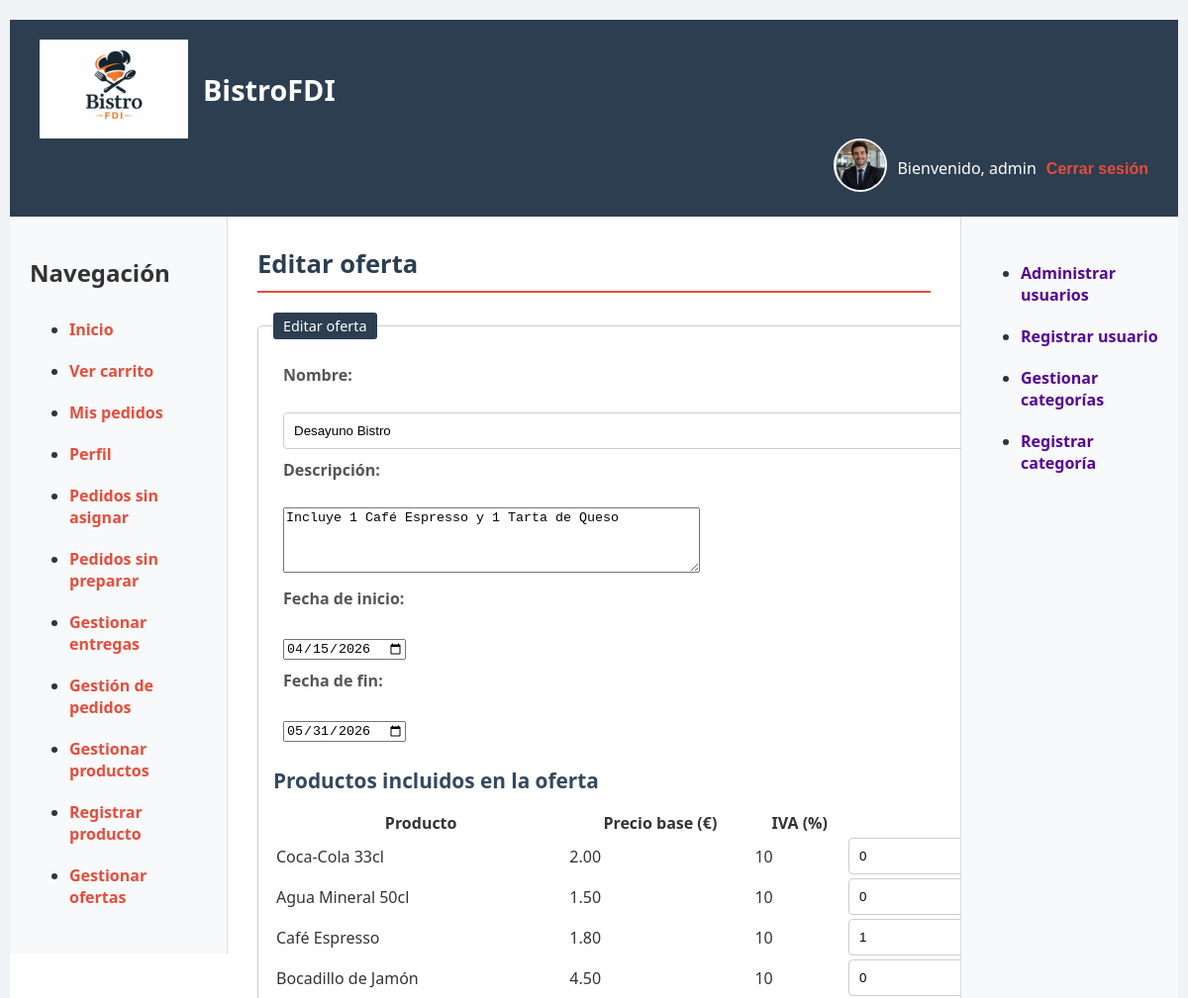
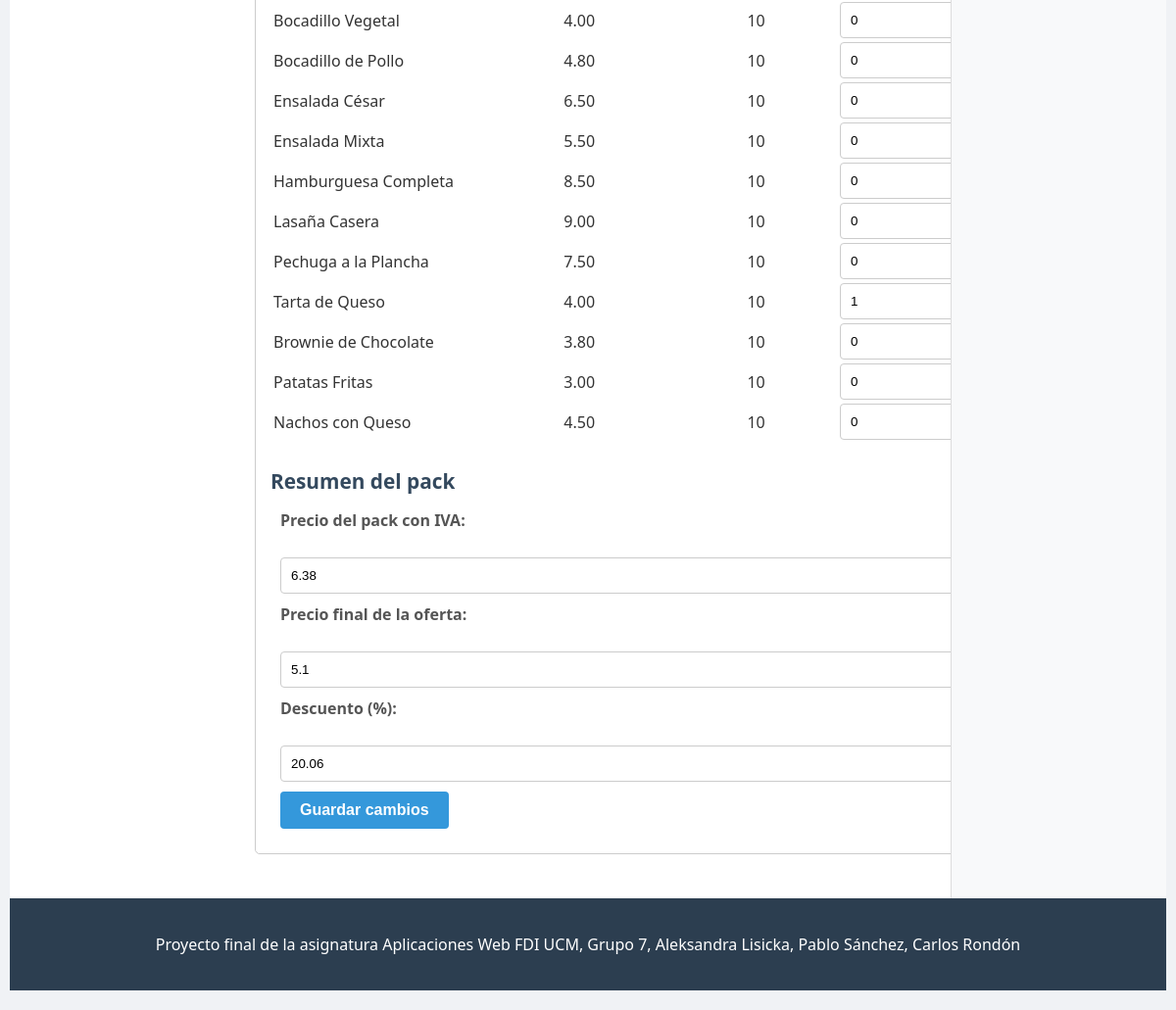
The app's page /ofertas/editarOferta.php?id=1 (signed in) with its own data (2 pictures, top to bottom).
### tables this page shows
CREATE TABLE `ofertas` (
  `id` int(11) NOT NULL AUTO_INCREMENT,
  `nombre` varchar(100) NOT NULL,
  `descripcion` text,
  `fechaInicio` date NOT NULL,
  `fechaFin` date NOT NULL,
  `descuento` decimal(5,2) NOT NULL,
  `activa` tinyint(1) NOT NULL DEFAULT 1,
  `activo` tinyint(1) NOT NULL DEFAULT 1,
  PRIMARY KEY (`id`)
);

CREATE TABLE `productos` (
  `id` int(11) NOT NULL AUTO_INCREMENT,
  `nombreProd` varchar(150) NOT NULL,
  `descripcion` text NOT NULL,
  `categoria_id` int(11) DEFAULT NULL,
  `precio` decimal(10,2) NOT NULL,
  `iva` TINYINT NOT NULL,
  `stock` int(11) DEFAULT 0,
  `disponible` tinyint(1) DEFAULT 1,
  `ofertado` tinyint(1) DEFAULT 0,
  `activo` tinyint(1) NOT NULL DEFAULT 1,
  `rutaImg` varchar(255) DEFAULT NULL,
  `fechaCreacion` datetime DEFAULT current_timestamp(),
  PRIMARY KEY (`id`),
  KEY `categoria_id` (`categoria_id`),
  CONSTRAINT `fk_productos_categoria`
    FOREIGN KEY (`categoria_id`)
    REFERENCES `categorias` (`id`)
    ON DELETE SET NULL
    ON UPDATE CASCADE
);

### includes/clases/productos/Producto.php (called while the page is built, shortened)
<?php
class Producto {
    private $id;
    private $nombreProd;
    private $precio;
    private $iva;
    public function __construct($id, $nombreProd, $descripcion, $categoria_id, $precio, $iva, $stock, $disponible, $ofertado, $rutaImagen = null, $fechaCreacion) {
        $this->id = $id;
        $this->nombreProd = $nombreProd;
        $this->precio = $precio;
        $this->iva = $iva;
    }
    public function getId() {
        return $this->id;
    }
    public function getNombreProd() {
        return $this->nombreProd;
    }
    public function getPrecio() {
        return $this->precio;
    }
    public function getIva() {
        return $this->iva;
    }
    public static function listar($categoria) {
        $conn = Aplicacion::getInstance()->getConexionBd();
        if($categoria === 'Todos' || $categoria === '') {
            $sql = sprintf("SELECT p.*
                FROM productos p
                JOIN categorias c ON c.id = p.categoria_id
                WHERE p.activo = 1 AND c.activo = 1
                GROUP BY p.id
                ORDER BY c.nombre
                ");
        }
        $rs = $conn->query($sql);
        $productos = [];
        if ($rs) {
            while ($fila = $rs->fetch_assoc()) {
                $productos[] = new Producto(
                    $fila['id'],
                    $fila['nombreProd'],
                    $fila['descripcion'],
                    $fila['categoria'] ?? null,
                    $fila['precio'],
                    $fila['iva'],
                    $fila['stock'],
                    $fila['disponible'],
                    $fila['ofertado'],
                    $fila['rutaImg'],
                    null
                );
            }
        }
        return $productos;
    }
}

### includes/clases/ofertas/Oferta.php (called while the page is built, shortened)
<?php
class Oferta {
    private $idOferta;
    private $nombre;
    private $fechaInicio;
    private $fechaFin;
    private $descuento;
    public function __construct($idOferta, $nombre, $descripcion, $fechaInicio, $fechaFin, $descuento, $activa = 1) {
        $this->idOferta = $idOferta;
        $this->nombre = $nombre;
        $this->fechaInicio = $fechaInicio;
        $this->fechaFin = $fechaFin;
        $this->descuento = $descuento;
    }
    public function getNombre() {
        return $this->nombre;
    }
    public function getFechaInicio() {
        return $this->fechaInicio;
    }
    public function getFechaFin() {
        return $this->fechaFin;
    }
    public static function buscaOferta($idOferta) {
        $conn = Aplicacion::getInstance()->getConexionBd();
        $query = sprintf(
            "SELECT * FROM ofertas WHERE id = %d AND activo = 1",
            (int)$idOferta
        );
        $rs = $conn->query($query);
        if ($rs && $rs->num_rows > 0) {
            $fila = $rs->fetch_assoc();
            $oferta = new Oferta(
                $fila['id'],
                $fila['nombre'],
                $fila['descripcion'],
                $fila['fechaInicio'],
                $fila['fechaFin'],
                $fila['descuento'],
                $fila['activa']
            );
            return $oferta;
        }
        return null;
    }
    public static function productosOferta($idOferta) {
        $conn = Aplicacion::getInstance()->getConexionBd();
        $query = sprintf(
            "SELECT op.producto_id, op.cantidad, p.nombreProd, p.precio, p.iva
             FROM oferta_productos op
             JOIN productos p ON p.id = op.producto_id
             WHERE op.oferta_id = %d
             ORDER BY p.nombreProd ASC",
            (int)$idOferta
        );
        $rs = $conn->query($query);
        $productos = [];
        if ($rs) {
            while ($fila = $rs->fetch_assoc()) {
                $productos[] = $fila;
            }
        }
        return $productos;
    }
    public function getProductos() {
        return self::productosOferta($this->idOferta);
    }
    public function precioPackConIva() {
        $productos = self::productosOferta($this->idOferta);
        $total = 0;
        foreach ($productos as $producto) {
            $precio = (float)$producto['precio'];
            $iva = (int)$producto['iva'];
            $cantidad = (int)$producto['cantidad'];
            $precioConIva = $precio * (1 + ($iva / 100));
            $total += $precioConIva * $cantidad;
        }
        return round($total, 2);
    }
    public function ahorroOferta() {
        $precioBase = $this->precioPackConIva();
        $descuento = (float)$this->descuento;
        return round($precioBase * ($descuento / 100), 2);
    }
    public function precioFinalOferta() {
        return round($this->precioPackConIva() - $this->ahorroOferta(), 2);
    }
}

### includes/clases/ofertas/FormularioEditarOferta.php (the view, shortened to what this page needs)
<?php
class FormularioEditarOferta extends Formulario
{
    private $idOferta;
    private $oferta;
    public function __construct($idOferta)
    {
        $this->idOferta = (int)$idOferta;
        $this->oferta = Oferta::buscaOferta($this->idOferta);
    }
    protected function generaCamposFormulario(&$datos)
    {
        $nombre = htmlspecialchars($datos['nombre'] ?? $this->oferta->getNombre());
        $descripcion = htmlspecialchars($datos['descripcion'] ?? $this->oferta->getDescripcion());
        $fechaInicio = htmlspecialchars($datos['fechaInicio'] ?? $this->oferta->getFechaInicio());
        $fechaFin = htmlspecialchars($datos['fechaFin'] ?? $this->oferta->getFechaFin());
        $descuento = htmlspecialchars($datos['descuento'] ?? $this->oferta->getDescuento());
        $precioFinal = htmlspecialchars($datos['precioFinal'] ?? $this->oferta->precioFinalOferta());
        $productosOferta = $this->oferta->getProductos();
        $cantidadesActuales = [];
        foreach ($productosOferta as $productoOferta) {
            $cantidadesActuales[(int)$productoOferta['producto_id']] = (int)$productoOferta['cantidad'];
        }
        $urlOferta = Aplicacion::getInstance()->resuelve('/comprobarOferta.php');
        $urlOfertaJs = json_encode($urlOferta);
        $ofertaIdJs = json_encode($this->idOferta);
        $productos = Producto::listar('Todos');
        $filasProductos = '';
        if ($productos) {
            foreach ($productos as $producto) {
                $idProducto = (int)$producto->getId();
                $nombreProd = htmlspecialchars($producto->getNombreProd());
                $precio = number_format((float)$producto->getPrecio(), 2, '.', '');
                $iva = (int)$producto->getIva();
                $cantidad = $cantidadesActuales[$idProducto] ?? 0;
                $filasProductos .= <<<EOS
                <tr>
                    <td>{$nombreProd}</td>
                    <td>{$precio}</td>
                    <td>{$iva}</td>
                    <td>
                        <input type="number" name="cantidades[$idProducto]" class="cantidad-prod" data-precio="{$precio}" data-iva="{$iva}" min="0" value="{$cantidad}">
                    </td>
                </tr>
EOS;
            }
        }
        return <<<EOS
        <fieldset>
            <legend>Editar oferta</legend>
            <div>
                <label for="nombre">Nombre:</label><br>
                <input type="text" name="nombre" id="nombre" value="{$nombre}" required>
            </div>
            <div>
                <label for="descripcion">Descripción:</label><br>
                <textarea name="descripcion" id="descripcion" rows="4" cols="50">{$descripcion}</textarea>
            </div>
            <div>
                <label for="fechaInicio">Fecha de inicio:</label><br>
                <input type="date" name="fechaInicio" id="fechaInicio" value="{$fechaInicio}" required>
            </div>
            <div>
                <label for="fechaFin">Fecha de fin:</label><br>
                <input type="date" name="fechaFin" id="fechaFin" value="{$fechaFin}" required>
            </div>
            <h3>Productos incluidos en la oferta</h3>
            <table class="tabla-ofertas">
                <thead>
                    <tr>
                        <th>Producto</th>
                        <th>Precio base (€)</th>
                        <th>IVA (%)</th>
                        <th>Cantidad</th>
                    </tr>
                </thead>
                <tbody>
                    $filasProductos
                </tbody>
            </table>
            <h3>Resumen del pack</h3>
            <div>
                <label for="precioPack">Precio del pack con IVA:</label><br>
                <input type="number" step="0.01" id="precioPack" name="precioPack" value="0.00" readonly>
            </div>
            <div>
                <label for="precioFinal">Precio final de la oferta:</label><br>
                <input type="number" step="0.01" min="0" name="precioFinal" id="precioFinal" value="{$precioFinal}">
            </div>
            <div>
                <label for="descuento">Descuento (%):</label><br>
                <input type="number" step="0.01" min="0" name="descuento" id="descuento" value="{$descuento}" readonly>
            </div>
            <div>
                <button type="submit">Guardar cambios</button>
            </div>
        </fieldset>
            window.urlOferta = {$urlOfertaJs};
            window.ofertaId = {$ofertaIdJs};
EOS;
    }
}

### css/estilo.css (style rules this page uses)
body { background-color: #f0f2f5; font-family: Segoe UI, Roboto, Helvetica, Arial, sans-serif; margin: 0; padding: 20px 10px; color: #333; }
main h3 { color: #34495e; margin-top: 25px; margin-bottom: 15px; font-size: 1.3em; }
fieldset { border: 1px solid #ccc; border-radius: 5px; margin: 15px 0; padding: 15px; }
legend { color: #fff; background: #2c3e50; border-radius: 3px; padding: 4px 10px; font-size: 0.9em; }
fieldset div { margin: 10px; }
label { display: block; margin-bottom: 5px; font-weight: bold; color: #555; }
input[type="text"], input[type="password"], input[type="email"], input[type="number"], select { width: 100%; padding: 10px; border: 1px solid #ccc; border-radius: 4px; box-sizing: border-box; }
button, a.boton { border: none; border-radius: 4px; font-size: 1em; font-weight: bold; padding: 10px 20px; cursor: pointer; background-color: #3498db; color: white; text-align: center; text-decoration: none; display: inline-block; transition: background-color 0.3s; }
.tabla-ofertas { min-width: 900px; }
.tabla-ofertas td:nth-child(4), .tabla-ofertas td:nth-child(5), .tabla-ofertas td:nth-child(6), .tabla-ofertas td:nth-child(8), .tabla-ofertas td:nth-child(9) { white-space: nowrap; }
.tabla-ofertas td:nth-child(2), .tabla-ofertas td:nth-child(3) { max-width: 200px; white-space: normal; word-break: break-word; }
.tabla-ofertas td:nth-child(3) { max-height: 80px; overflow-y: auto; }

### records on screen
ofertas: nombre "Desayuno Bistro", fechaInicio "04/15/2026", fechaFin "05/31/2026"
productos: nombreProd "Coca-Cola 33cl", precio "2.00", iva "10", id "0"
productos: nombreProd "Agua Mineral 50cl", precio "1.50", iva "10", id "0"
productos: nombreProd "Café Espresso", precio "1.80", iva "10", id "1"
productos: nombreProd "Bocadillo de Jamón", precio "4.50", iva "10", id "0"
productos: nombreProd "Bocadillo Vegetal", precio "4.00", iva "10", id "0"
productos: nombreProd "Bocadillo de Pollo", precio "4.80", iva "10", id "0"
productos: nombreProd "Ensalada César", precio "6.50", iva "10", id "0"
productos: nombreProd "Ensalada Mixta", precio "5.50", iva "10", id "0"
productos: nombreProd "Hamburguesa Completa", precio "8.50", iva "10", id "0"
productos: nombreProd "Lasaña Casera", precio "9.00", iva "10", id "0"
productos: nombreProd "Pechuga a la Plancha", precio "7.50", iva "10", id "0"
productos: nombreProd "Tarta de Queso", precio "4.00", iva "10", id "1"
productos: nombreProd "Brownie de Chocolate", precio "3.80", iva "10", id "0"
productos: nombreProd "Patatas Fritas", precio "3.00", iva "10", id "0"
productos: nombreProd "Nachos con Queso", precio "4.50", iva "10", id "0"

### other values on screen
$params['cabecera'] "BistroFDI"
$nombreUsuario "admin"
